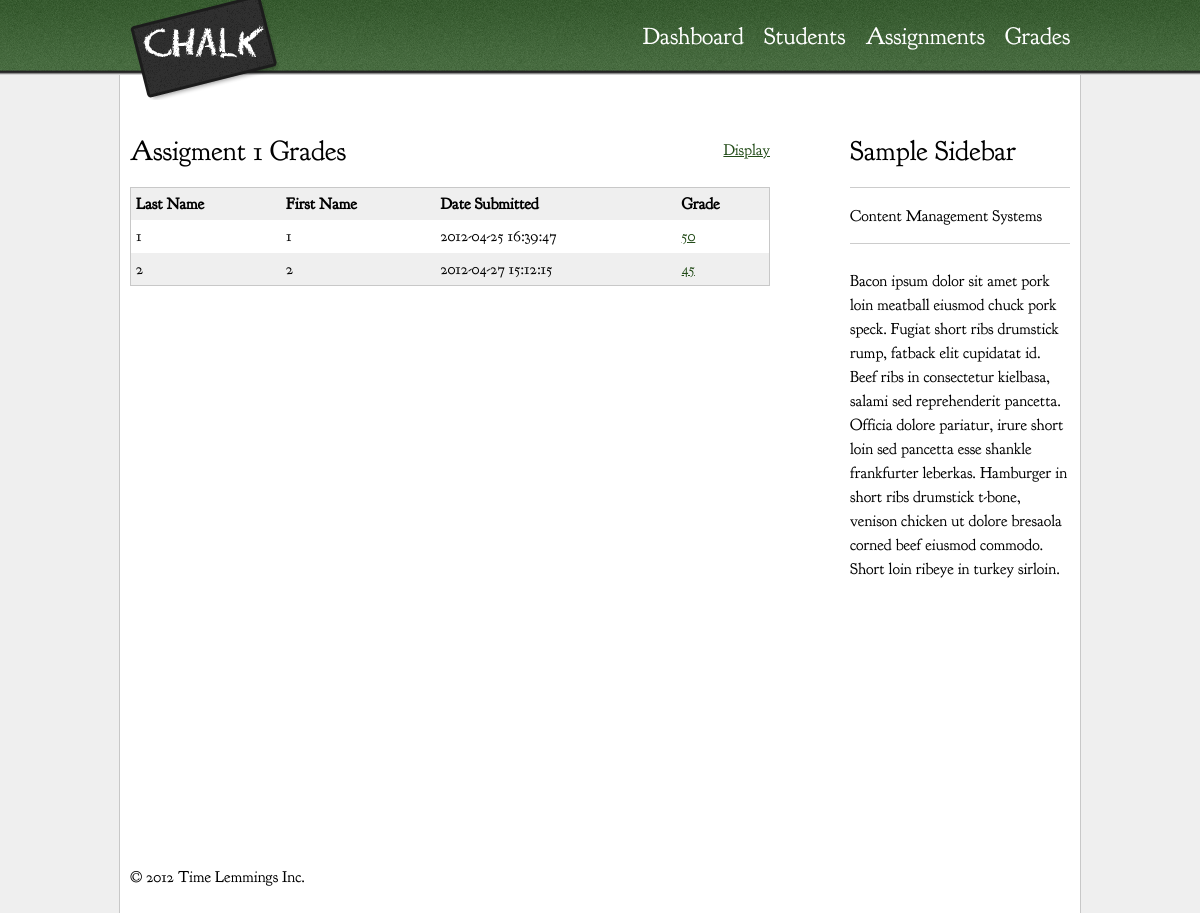
Screenshot of /index.php/submissions/viewAssignmentGrades/2 (signed in) with the database file from the repository.
### tables this page shows
CREATE TABLE `submissions`(
	`submissionID` int(10) unsigned NOT NULL auto_increment PRIMARY KEY,
	`submissionDate` datetime NOT NULL,
	`grade` double,
	`comments` text,
	`attachedFiles` text,
	`userID` int(10) unsigned NOT NULL,
	`assignmentID` int(10) unsigned NOT NULL,
	CONSTRAINT userIdFK FOREIGN KEY (userID) references users(userID) ON DELETE CASCADE,
	CONSTRAINT assignmentIdFK FOREIGN KEY (assignmentID) references assignments(assignmentID) ON DELETE CASCADE
);

### application/controllers/submissions.php (called while the page is built, shortened)
<?php if ( ! defined('BASEPATH')) exit('No direct script access allowed');
class Submissions extends MY_Controller {
	public function __construct(){
		$this->load->model('Submissions_model');
	}
	public function viewAssignmentGrades(){
		$id = $this->uri->segment(3);
		$data = $this->Submissions_model->getAssignmentGrades($id);
		$send = array('entry' => $data);
		$this->load->view('assignment_grades', $send);
	}
}

### public_html/index.php (called while the page is built, shortened)
<?php
require_once BASEPATH.'core/CodeIgniter.php';

### application/models/submissions_model.php (called while the page is built, shortened)
<?php
class Submissions_model extends CI_Model{
	function getAssignmentGrades($assID){
		$query = $this->db->where('assignmentID', $assID)->get('submissions');
		return $query->result();
	}
}
?>

### application/views/assignment_grades.php (the view, shortened to what this page needs)
<div role="main" id="main">
	<h2>Assigment 1 Grades</h2>
	<div class="table-wrapper">
		<table class="respond">
			<thead>
				<tr>
					<th>Last Name</th>
					<th>First Name</th>
					<th>Date Submitted</th>
					<th>Grade</th>
				</tr>
			</thead>
			<tbody>
				<?php
				foreach($entry as $row):?>
				<tr>
				<td><?= $row->userID ?></td>
				<td><?= $row->userID ?></td>
				<td><?= $row->submissionDate ?></td>
				<td><?= anchor('submissions/gradeAssignment/' . $row->userID, $row->grade, 'title="Edit"'); ?></td>
				</tr>
				<?php endforeach;?>
			</tbody>
		</table>
	</div>
</div>

### public_html/css/style.css (style rules this page uses)
html { font-size: 100%; -webkit-text-size-adjust: 100%; -ms-text-size-adjust: 100%; }
html, button, input, select, textarea { font-family: sans-serif; color: #222; }
body { margin: 0; font-size: 1em; line-height: 1.4; }
a { color: #00e; }
table { border-collapse: collapse; border-spacing: 0; }
td { vertical-align: top; }
a:link { color: #234c19; }
body { background-color: #efefef; color: #000; font-family: "Goudy Bookletter", serif; }
h2 { font-size: 1.75em; margin: .85714em 0; line-height: .85714em; font-weight: normal; }
table { width: 100%; border: 1px solid #c8c8c8; }
td, th { padding: 5px; }
tr:nth-child(even) { background-color: #efefef; }
thead { text-align: left; }
thead tr { background-color: #efefef; }
#main { width: 68.085%; min-height: 750px; float: left; }
#navigation a { color: #fff; text-decoration: none; }
.table-wrapper { position: relative; }
.enhanced th, .enhanced td { display: none; }
@media screen and (min-width: 800px) { .enhanced th, .enhanced td { display: table-cell; } }

### rows the page displays
submissions: userID "1", submissionDate "2012-04-25 16:39:47", userID+grade "50"
submissions: userID "2", submissionDate "2012-04-27 15:12:15", userID+grade "45"

### other values shown
anchor('dashboard', 'Dashboard', 'title="Dashboard"') "Dashboard"
anchor('users/viewAll', 'Students', 'title="Students"') "Students"
anchor('grades', 'Grades', 'title="Grades"') "Grades"
